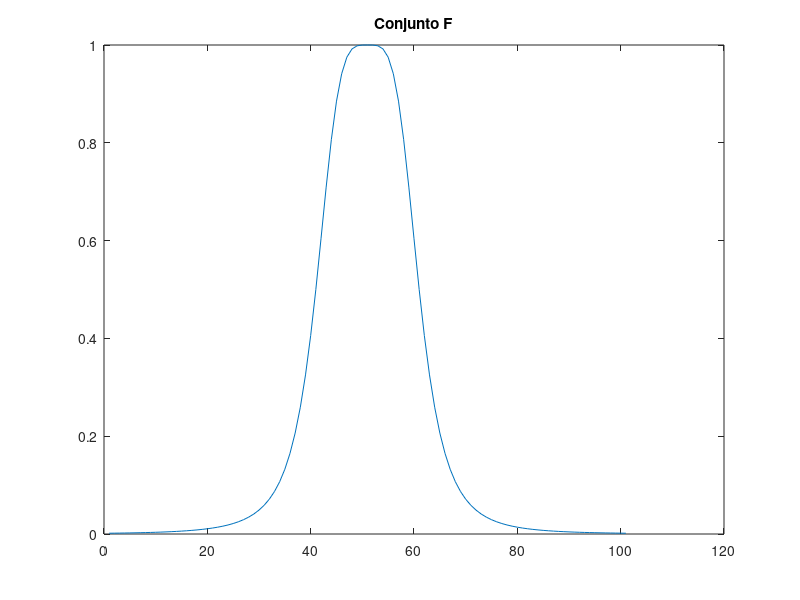
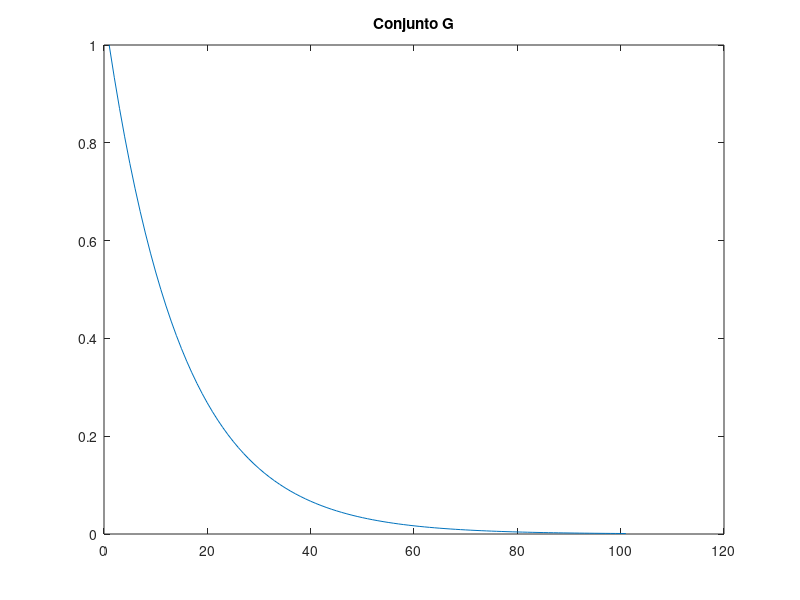
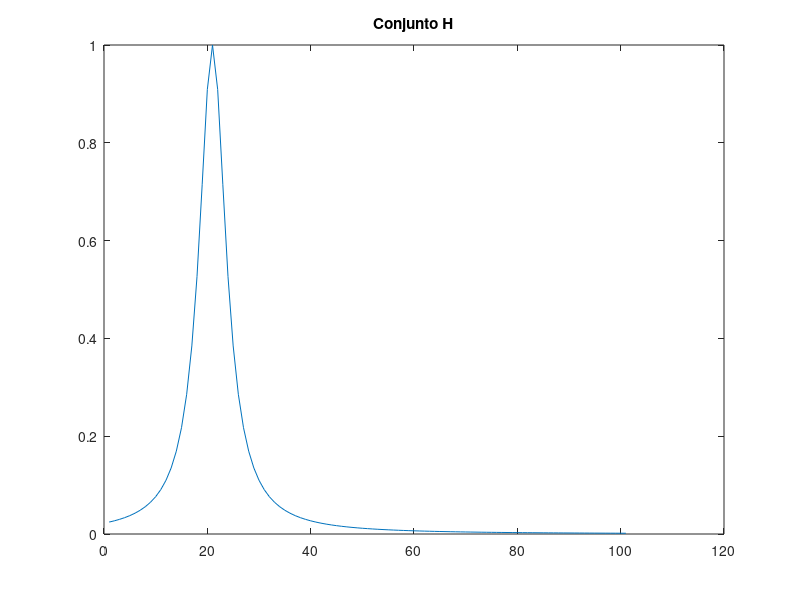
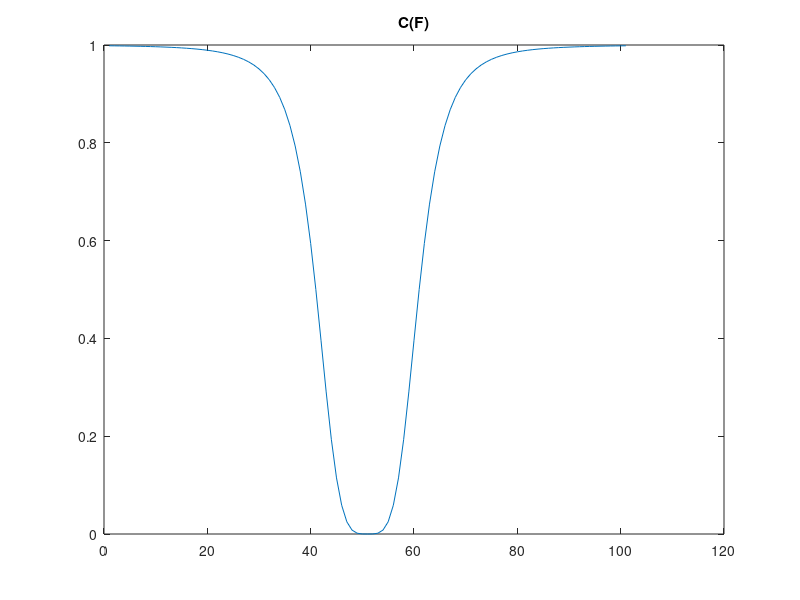

MATLAB code for these plots, in order:
A=0:0.1:10;

F=1./(1+(A-5).^4);
figure;
plot(F);
title("Conjunto F");
hold on;

G=2.^-A;
figure;
plot(G);
title("Conjunto G");
hold on;

H=1./(1+10.*(A-2).^2);
figure;
plot(H);
title("Conjunto H");
hold on;

figure;
plot(1-F);
title("C(F)");
hold on;

figure;
plot(1-H);
title("C(H)");
hold on;

figure;
plot(1-G);
title("C(G)");
hold on;

figure;
plot(max(max(F,G),H));
title("F U G U H");
hold on;

figure;
plot(min(min(F,G),H));
title("F ? G ? H");
hold on;

figure;
plot(min(F,1-H));
title("F ? C(H)");
hold on;

figure;
plot(1-min((1-G),H));
title("C(C(G)) ? H)");
hold on;

figure;
plot(1-max(F,H));
title("C(F U H))");
hold on;

